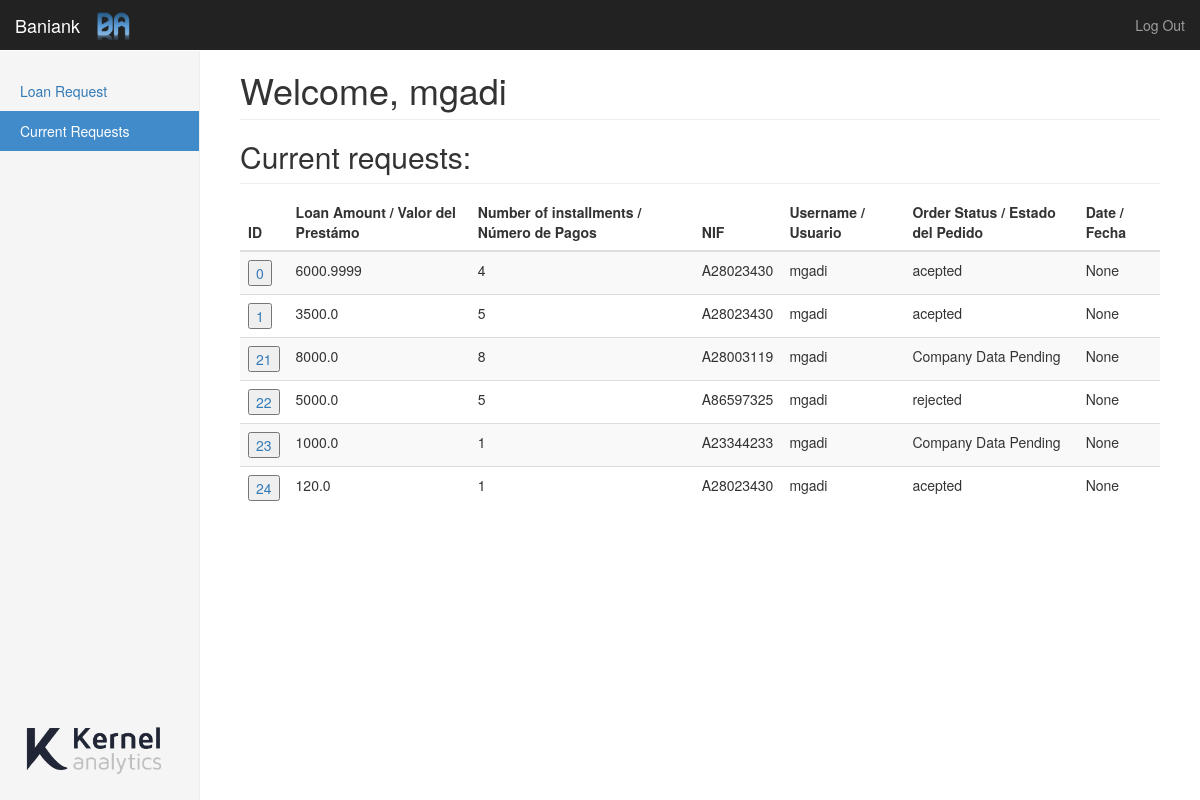
/currents (signed in), run on the app's committed database.
### app.py (models this page shows)
class User(UserMixin, db.Model):
    id = db.Column(db.Integer, primary_key=True)
    username = db.Column(db.String(15), unique=True)
    email = db.Column(db.String(50), unique=True)
    password = db.Column(db.String(80))
    profile = db.Column(db.String(80), default='customer')

class Loan(UserMixin, db.Model):
    id = db.Column(db.Integer, primary_key=True)
    loan_amount = db.Column(db.Float())
    number_of_installments = db.Column(db.Integer())
    username = db.Column(db.String(15))
    nif = db.Column(db.String(9))
    status = db.Column(db.String(15))
    monthly_payment = db.Column(db.Float())
    data_timestamp = db.Column(db.DateTime, default=datetime.utcnow)

### app.py (the view)
@app.route('/currents')
@login_required
def currents():
    order_history = Loan.query.filter_by(username=current_user.username)
    return render_template('currents.html', \
                            rows=order_history, \
                            name=current_user.username, \
                            bank_name=BANK_NAME)

### app.py (called while the page is built)
@login_manager.user_loader
def load_user(user_id):
    return User.query.get(int(user_id))

### templates/currents.html (shortened to what this page needs)
{% extends "bootstrap/base.html" %}
{% import "bootstrap/wtf.html" as wtf %}
{% block styles %}
{{super()}}
<link rel="stylesheet" href="{{url_for('.static', filename='dashboard.css')}}">
{% endblock %}
{% block content %}
    <nav class="navbar navbar-inverse navbar-fixed-top">
      <div class="container-fluid">
        <div class="navbar-header">
          <img src="{{url_for('.static', filename='logo.png')}}" alt="Baniank logo" height="40" >
          <div class="navbar-brand">{{bank_name}}</div>
        </div>
        <div id="navbar" class="navbar-collapse collapse">
          <ul class="nav navbar-nav navbar-right">
            <li><a href="{{ url_for('logout') }}">Log Out</a></li>
          </ul>
        </div>
      </div>
    </nav>
    <div class="container-fluid">
      <div class="row">
        <div class="col-sm-3 col-md-2 sidebar">
          <ul class="nav nav-sidebar">
            <li class="inactive"><a href="/loan">Loan Request<span class="sr-only">(current)</span></a></li>
            <li class="active"><a href="/currents">Current Requests<span class="sr-only">(current)</span></a></li>
          </ul>
          <div style="position: absolute; bottom: 20px;"><img src="{{url_for('.static', filename='ka-complete.png')}}" width="150px"></div>
        </div>
        <div class="col-sm-9 col-sm-offset-3 col-md-10 col-md-offset-2 main">
          <h1 class="page-header">Welcome, {{ name }}</h1>
           <h2 class="sub-header">Current requests:</h2>
           <div class="table-responsive">
            <table id="myTable" class="table table-striped">
              <thead>
                <tr>
                  <th>ID</th>
                  <th>Loan Amount / Valor del Prestámo</th>
                  <th>Number of installments / Número de Pagos</th>
                  <th>NIF</th>
                  <th>Username / Usuario</th>
                  <th>Order Status / Estado del Pedido</th>
                  <th>Date / Fecha</th>
                </tr>
              </thead>
              <tbody>
                {% for row in rows %}
                <tr>
                    <td><a><form action="/loan" method="POST">
                        <input type="submit" value={{ row.id }}>
                    </form> </a></td>
                    <td> {{ row.loan_amount }}</td>
                    <td> {{ row.number_of_installments }} </td>
                    <td> {{ row.nif }} </td>
                    <td> {{ row.username }} </td>
                    <td> {{ row.status }} </td>
                    <td> {{ row.data_timestamp }} </td>
                </tr>
                {% endfor %}
              </tbody>
            </table>
          </div>
        </div>
      </div>
    </div>
{% endblock %}

### static/dashboard.css (style rules this page uses)
body { padding-top: 50px; }
img { padding-top: 10px; }
.sub-header { padding-bottom: 10px; border-bottom: 1px solid #eee; }
.navbar-fixed-top { border: 0; }
.sidebar { display: none; }
@media (min-width: 768px) { .sidebar { position: fixed; top: 51px; bottom: 0; left: 0; z-index: 1000; display: block; padding: 20px; overflow-x: hidden; overflow-y: auto; background-color: #f5f5f5; border-right: 1px solid #eee; } }
.nav-sidebar { margin-right: -21px; margin-bottom: 20px; margin-left: -20px; }
.nav-sidebar > li > a { padding-right: 20px; padding-left: 20px; }
.nav-sidebar > .active > a, .nav-sidebar > .active > a:hover, .nav-sidebar > .active > a:focus { color: #fff; background-color: #428bca; }
.main { padding: 20px; }
@media (min-width: 768px) { .main { padding-right: 40px; padding-left: 40px; } }
.main .page-header { margin-top: 0; }

### data on the page
User: username "mgadi"
Loan: id "0", loan_amount "6000.9999", number_of_installments "4", nif "A28023430", username "mgadi", status "acepted", data_timestamp "None"
Loan: id "1", loan_amount "3500.0", number_of_installments "5", nif "A28023430", username "mgadi", status "acepted", data_timestamp "None"
Loan: id "21", loan_amount "8000.0", number_of_installments "8", nif "A28003119", username "mgadi", status "Company Data Pending", data_timestamp "None"
Loan: id "22", loan_amount "5000.0", number_of_installments "5", nif "A86597325", username "mgadi", status "rejected", data_timestamp "None"
Loan: id "23", loan_amount "1000.0", number_of_installments "1", nif "A23344233", username "mgadi", status "Company Data Pending", data_timestamp "None"
Loan: id "24", loan_amount "120.0", number_of_installments "1", nif "A28023430", username "mgadi", status "acepted", data_timestamp "None"

### other printed values
{{ bank_name }} "Baniank"
